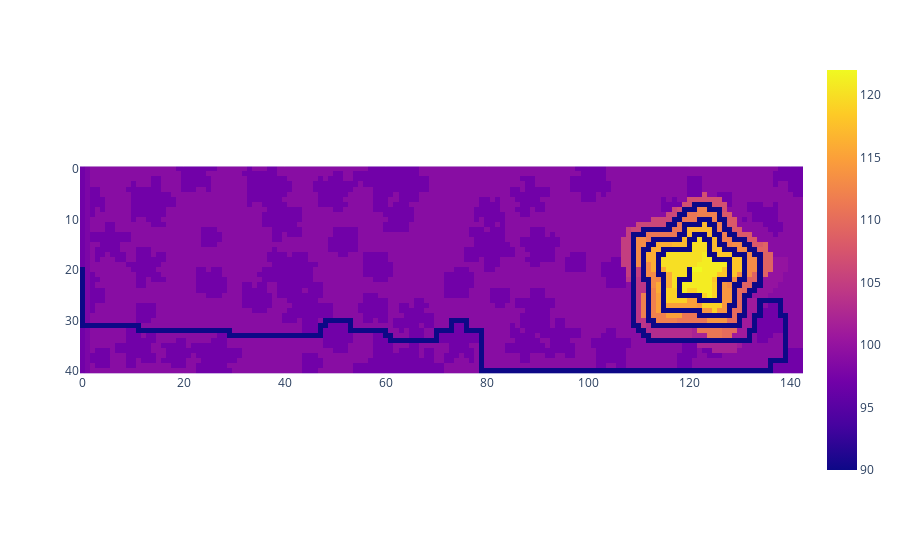

The notebook cell saved with this chart:
### Code cell
path_data = ord_vec(data)
for p in path: 
    path_data[p] = 90
px.imshow(path_data)

### Figure 1 — Plotly figure (JSON) as saved in the notebook; plotly's stock layout.template omitted (floating-point values rounded to 4 significant figures; data arrays with more than 128 entries replaced by an {"elided": "..."} marker saying what was removed)
{"data": [{"coloraxis": "coloraxis", "hovertemplate": "x: %{x}<br>y: %{y}<br>color: %{z}<extra></extra>", "name": "0", "type": "heatmap", "xaxis": "x", "yaxis": "y", "z": {"elided": "41x143 int values"}}], "layout": {"coloraxis": {"colorscale": [[0, "#0d0887"], [0.1111, "#46039f"], [0.2222, "#7201a8"], [0.3333, "#9c179e"], [0.4444, "#bd3786"], [0.5556, "#d8576b"], [0.6667, "#ed7953"], [0.7778, "#fb9f3a"], [0.8889, "#fdca26"], [1, "#f0f921"]]}, "margin": {"t": 60}, "xaxis": {"anchor": "y", "constrain": "domain", "domain": [0, 1], "scaleanchor": "y"}, "yaxis": {"anchor": "x", "autorange": "reversed", "constrain": "domain", "domain": [0, 1]}}}
